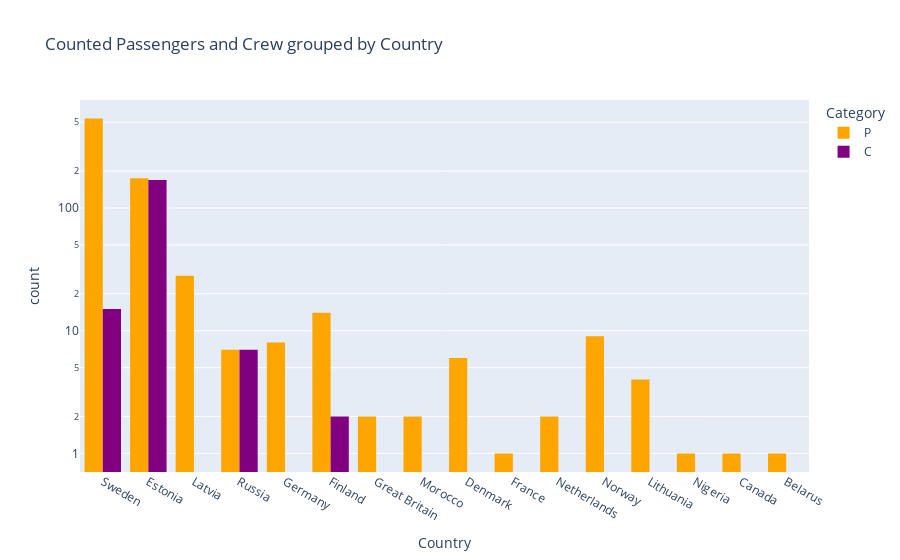

Notebook code cell kept with this figure:
### Markdown cell above
### 1. Visualize and analize passengers by countries

### Code cell
country_hist = px.histogram(df,
                            x='Country',
                            color='Category',
                            height=450,
                            barmode='group',
                            log_y=True,
                            color_discrete_sequence=['orange', 'purple'],
                            title='Counted Passengers and Crew grouped by Country'
                           )

country_hist

### Figure 1 — Plotly figure (JSON) as saved in the notebook; plotly's stock layout.template omitted (floating-point values rounded to 4 significant figures; data arrays with more than 128 entries replaced by an {"elided": "..."} marker saying what was removed)
{"data": [{"alignmentgroup": "True", "bingroup": "x", "hovertemplate": "Category=P<br>Country=%{x}<br>count=%{y}<extra></extra>", "legendgroup": "P", "marker": {"color": "orange", "pattern": {"shape": ""}}, "name": "P", "offsetgroup": "P", "orientation": "v", "showlegend": true, "type": "histogram", "x": {"elided": "796 str values"}, "xaxis": "x", "yaxis": "y"}, {"alignmentgroup": "True", "bingroup": "x", "hovertemplate": "Category=C<br>Country=%{x}<br>count=%{y}<extra></extra>", "legendgroup": "C", "marker": {"color": "purple", "pattern": {"shape": ""}}, "name": "C", "offsetgroup": "C", "orientation": "v", "showlegend": true, "type": "histogram", "x": {"elided": "193 str values"}, "xaxis": "x", "yaxis": "y"}], "layout": {"autosize": true, "barmode": "group", "legend": {"title": {"text": "Category"}, "tracegroupgap": 0}, "title": {"text": "Counted Passengers and Crew grouped by Country"}, "xaxis": {"anchor": "y", "autorange": true, "domain": [0, 1], "range": [-0.5, 15.5], "title": {"text": "Country"}, "type": "category"}, "yaxis": {"anchor": "x", "autorange": true, "domain": [0, 1], "range": [-0.1516, 2.88], "title": {"text": "count"}, "type": "log"}}}
